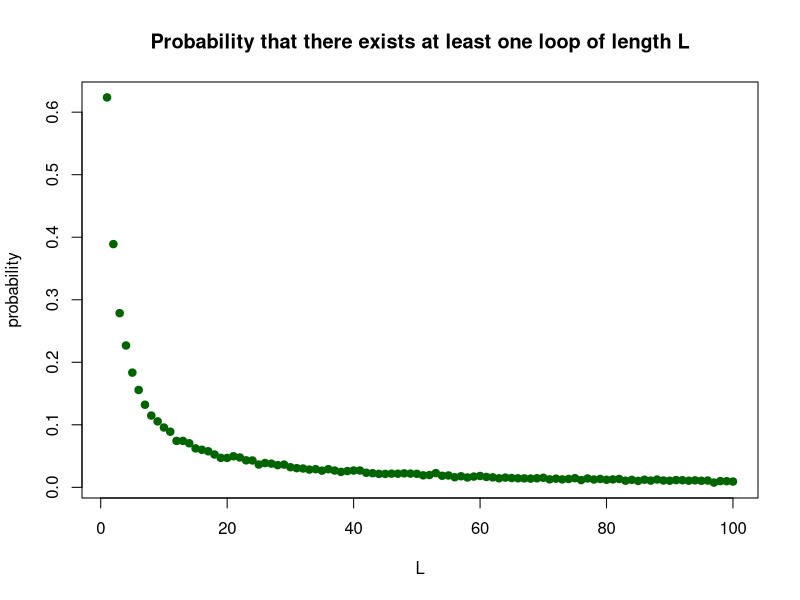

The R source for this figure:
## Group34:Vangelis Antypas: s2449453, Jihan Li: s2322347, Daniel Kwok: s2308472
## Github repository address: 'https://github.com/Dani206-2/Project2'
## Contribution: To be completed

## ----------------------------------------------------------------------------

## The function Pone, aims to calculate the probability of an individual  
## prisoner finding their own number in n tries. Depending on the chosen 
## strategy, Pone generates a sequence of the boxes the prisoner is going 
## through, along with the corresponding card numbers.
 

## Inputs: n: the number of prisoners, k: the prison number 
## strategy: 3 strategies to choose, nreps.nreps: number of simulations, the 
## default value is set to 10,000.

## Output: probability of success for the chosen strategy for an individual
## prisoner.

## The function Pone is defined right after, the (sub)function Psub, which is 
## utilized in the definition of Pone

## ----------------------------------------------------------------------------

## The function Psub, aims to minimize the overlap between the function Pone
## and  the function Pall, which is defined later on.
## Inputs: n,k,strategy and a 2n-vector cardseq representing the sequence of
## cards in the corresponding boxes, i.e cardseq[k] is the number of the card
## contained in the box k.
## Output: True if the prisoners finds his number for the given inputs, False
## otherwise.

## ----------------------------------------------------------------------------

##  droop function aims to estimate, by simulation, the probability of each loop 
##  length from 1 to 2n occurring at least once in a random shuffling of cards 
##  to boxes.
##  Vector v.sim aims to store the frequency about each loop length from 1 to 2n
##  occurring at least once after replicating simulations 10000 times. 
##  We assume all cards that are not opened, and record it when card has been 
##  opened. In that case we could only test cards not opened and it will save 
##  lots of time. 
##  We value elements, index corresponding to the length of loop, in 
##  vector v.sim 1 if the length of loop occurred at least once, otherwise 0. 
##  For next simulation we just add new v.sim vector to previous one.
##  We get probability vector through dividing the v.sim by nreps.

##  Inputs:  n: the number of prisoners nreps:the number of replicate simulations
##  Output:  , the probability of each loop length from 1 to 2n occurring at 
##  least once in a random shuffling of cards to boxes.

##  We will use the Sys.time() command to measure the runtime of the entire code
 
start_time <- Sys.time()



Psub<-function(n,k,strategy,cardseq){
  succeed=FALSE ## Assume the prisoner fails
  
  ## Checks if the strategy is 1 or 2
  if(strategy==1|strategy==2){
    
    
    
    if(strategy==1){ ## For strategy 1, pick box k
      
      opencard<-cardseq[k] ## The first card to be read
      
    } else { ## For strategy 2, random initial choice
      
      boxopen<-sample(seq(1,2*n,1),1) ## The box that the prisoner opens 
      opencard<-cardseq[boxopen] ## The card number in that box
    }
    
    
    i<-1 ## Set the number of boxes opened to be 1
    
    ## If the card is not found and boxes opened is less than n
    while (opencard!=k & i<n){
      ## Update the card read by using the previous card number to find
      ## the corresponding box number
      opencard<-cardseq[opencard] 
      i<-i+1 ## Increase the count by 1
    }
    
    ## If the prisoner finds the card, then succeed!
    if(opencard==k){
      succeed=TRUE
    }
  }
  
  if (strategy==3){## For strategy 3, random guessing 
    openseq<-sample(seq(1,2*n,1),n) ## Create a sequence of boxes to be opened
    
    ## If the prisoner number is in one of the n boxes, it counts as success
    if (k %in% cardseq[openseq]){
      succeed=TRUE
      
    }
  }
  succeed
}

## ----------------------------------------------------------------------------

Pone<-function (n,nreps=10000,...){
  ## We set the number of successes as 0
  success<-0
  
  
  ## Repeating the simulation for nreps.nreps times
  for (i in 1:nreps){
    cardseq<-c() ## Generate an empty vector for cardseq
    cardseq<- sample(seq(1,2*n,1),2*n) ## Randomly allocate card no. to boxes
    
    result<-Psub(n=n,cardseq=cardseq,...)
    
    if (result){
      success<-success+1
    }
  }
  success/nreps ## Output:the probability of success
  
}

## ----------------------------------------------------------------------------

## The function Pall aims to calculate the probability of success for all the
## prisoners, i.e. the probability that every single prisoner finds their 
## number, under a given strategy.
## Inputs: n: number of prisoners, nreps: number of simulations(default=10k)
## ++possible comment about '...' notation
## Output: Probability that all the prisoners find their number for the given
## inputs.  


 
Pall<-function(n,nreps=10000,...){
  ## We set the number of successes to 0
  success<-0
  prisseq<-seq(1,2*n) ## An ascending sequence of all prisoners' number
  
  ## Repeating the simulation for nreps times
  for (i in 1:nreps){
    cardseq<-c() ## Generate an empty vector for cardseq
    cardseq<- sample(prisseq,2*n) ## Randomly allocate card no. to boxes
    
    for (k in 1:(2*n)){ ## Test all prisoners from k=1 to 2n
      result<-Psub(n=n,k=k,cardseq=cardseq,...)
      if (result==FALSE){
        break ## If one prisoner fails we can stop the simulation
      }
      if (k==2*n){ ## If the last prisoner succeed, we are successful!
        success<-success+1
      }
    }
    
    
  }
  success/nreps ## Output:the probability of success
  
  
}

## ----------------------------------------------------------------------------


## Demonstration

## For an individual prisoner
## The probability of success is the same for every prisoner (under any 
## strategy), so without loss of generality we demonstrate for prisoner 1


## Probability of success for prisoner 1, for n=5, under strategy=1,2,3

r_ind5=c()
for(i in 1:3){
   
      r_ind5<-c(r_ind5,Pone(n=5,k=1,strategy=i))

}

## Probability of success for prisoner 1, for n=50, under strategy=1,2,3


r_ind50=c()

for(i in 1:3){
   
      r_ind50<-c(r_ind50,(Pone(n=50,k=1,strategy=i)))

}

## For all prisoners
## Probability of success for all prisoners simultaneously, under 
## strategy=1,2,3

r_all5=c()

for(i in 1:3){
   
      r_all5<-append(r_all5,(Pall(n=5,strategy=i)))

}


r_all50=c()

for(i in 1:3){
   
      r_all50=append(r_all50,(Pall(n=50,strategy=i)))

}


## ----------------------------------------------------------------------------


dloop<-function(n,nreps){
  
  
  
  v<-rep(0,2*n) ## empty vector 
  
  for (i in 1:nreps){
    cardseq<-c() 
    cardseq<- sample(seq(1,2*n),2*n) ### Randomly allocate card no. to boxes
    v.sim<-rep(0,2*n)
    
    opencard.seq<-rep(0,times=2*n) ### assume all card are not opened
    for (k in 1:(2*n)){
      if(opencard.seq[k]==0){  ### Only test cards that are NOT opened
        ## Cards opened will have the same loop length
        ## with one of the previous cards
        loop.len<-1
        opencard<-cardseq[k] ### The first card to be opened
        
        while (opencard!=k){
          ## Update the card opened by using the previous card number to find
          ## the corresponding box number
          opencard<-cardseq[opencard]
          
          ## Record which card has been opened
          opencard.seq[opencard]<-1
          
          loop.len<-loop.len+1 ## Increase the loop by 1
        }
        v.sim[loop.len]<-1
      } 
    }
    
    
    
    ## Enter the loop length in the ith element of the vector
    
    v<-v+v.sim
    
  }
  
  
  v/nreps
}

## ----------------------------------------------------------------------------

## Calculating the probability that there does not exist a loop longer than 50
## for n=50,nreps=10000

u<-dloop(50,10000)
prob<-1 - sum(u[51:100])

## Plotting the probability that there exists a loop of lentgh L=1,...,100

## Plot title
title=c('Probability that there exists at least one loop of length L') 

plot(u,pch = 19,col = 'darkgreen', main = title,xlab='L',ylab='probability')



## ----------------------------------------------------------------------------

end_time <- Sys.time()
runtime <- end_time - start_time
 
## ----------------------------------------------------------------------------


